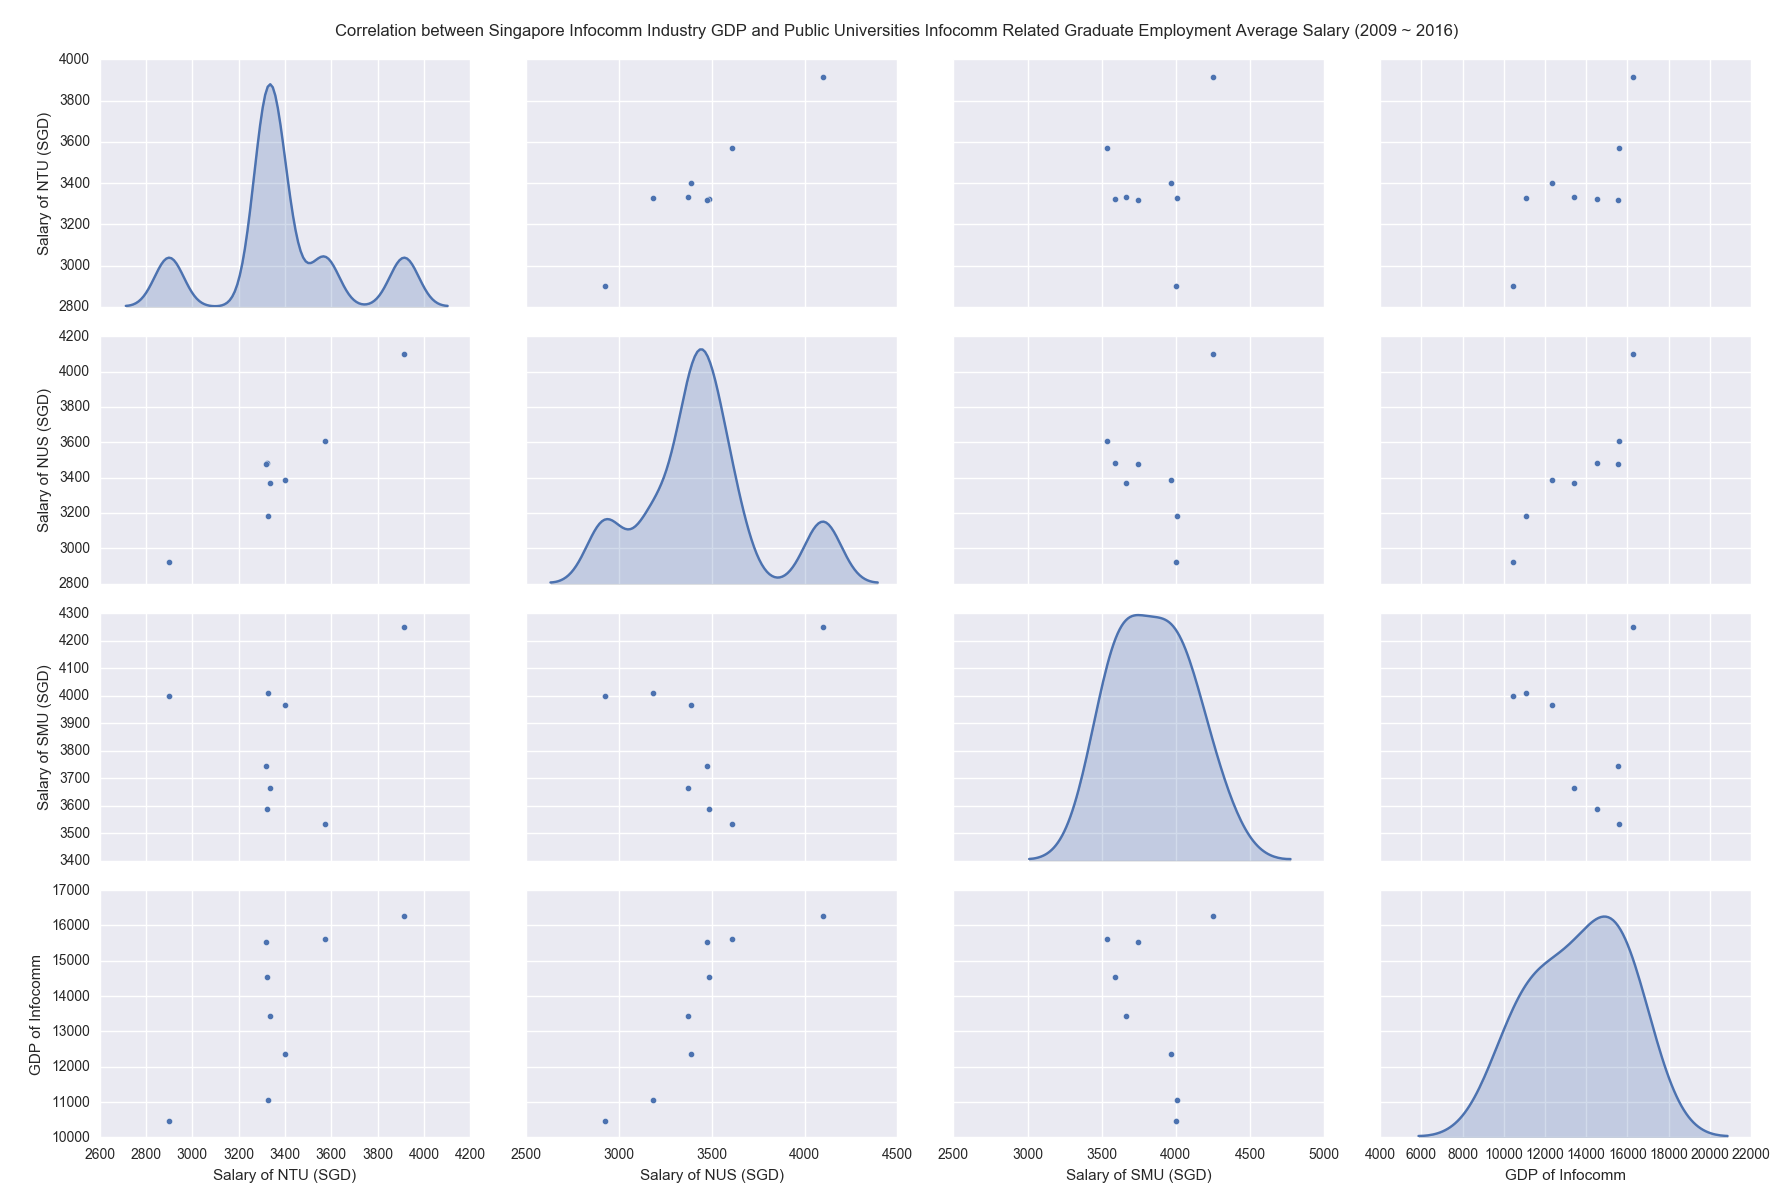

Recreate this plot in Python.
#!/usr/bin/python
# -*- coding:utf-8 -*-

# This assignment requires that you identify at least two publicly accessible datasets
# from the same region that are consistent across a meaningful dimension.
# You will state a research question that can be answered using these data sets and then create a visual
# using matplotlib that addresses your stated research question.
# You will then be asked to justify how your visual addresses your research question.
#
# As this assignment is for the whole course,
# you must incorporate and defend the principles discussed in the first week and align with Cairo’s
# principles of truth, beauty, function, and insight.

import pandas as pd
import matplotlib.pyplot as plt
import seaborn as sns

# 加载GDP数据
gdp = pd.read_csv('data/gdp/gross-domestic-product-at-current-market-prices-by-detailed-industry-quarterly.csv')
industries = gdp['level_3'].unique()
print ('\nindustries:')
print(industries)  # 所有行业

gdp['year'] = gdp['quarter'].apply(lambda x: x[:4])  # 获得单独的年
gdp['qtr'] = gdp['quarter'].apply(lambda x: x[5:7])  # 获得单独的季度
gdp = gdp[(gdp['year'] > '2008') & (gdp['year'] < '2017')]  # 只要2009~2016
gdp['year'] = gdp['year'].astype(int)  # 转化为数字类型
gdp = gdp[['level_3', 'year', 'qtr', 'value']]  # 只需要子集数据
gdp = gdp[gdp['level_3'] == 'Information & Communications']  # 获取信息行业
gdp = gdp.groupby(['year']).sum()  # 按年份求和
gdp = gdp.reset_index().sort_values(['year'])  # 使index重排
gdp = gdp.rename(columns={'value': 'GDP of Infocomm'})

print('\ngdp:')
print(gdp.head(10))


# 加载Salary数据
def preprocess_salary(salary):
    salary = salary[(salary['university'] != 'Singapore Institute of Technology')
                    & (salary['university'] != 'Singapore University of Technology and Design')]

    salary = salary[(salary['degree'].str.contains('Computing'))
                    | (salary['degree'].str.contains('Information'))
                    | (salary['degree'].str.contains('Computer'))]  # 获取信息行业相关专业

    salary = salary[salary['basic_monthly_mean'] != 'na']  # 移除空值
    salary['year'] = salary['year'].astype(int)  # 转化为数字类型
    salary['basic_monthly_mean'] = salary['basic_monthly_mean'].astype(int)  # 转化为数字类型

    salary = salary[['university', 'year', 'basic_monthly_mean']]  # 只需要子集数据
    salary = salary.groupby(['university', 'year'])['basic_monthly_mean'].mean()  # 求均值
    salary = salary.to_frame(name=None)  # 转化为dataframe
    salary = salary.reset_index()  # 使index重排
    return salary


salary_2013_2015 = pd.read_csv('data/salary/graduate-employment-survey-ntu-nus-sit-smu-sutd.csv')
salary_2013_2015 = preprocess_salary(salary_2013_2015)

salary_2009_2012_2016 = salary2 = pd.read_csv('data/salary_website/salary.txt', dtype=str, delimiter='|', header=0)
salary_2009_2012_2016 = preprocess_salary(salary_2009_2012_2016)
salary_2009_2016 = pd.concat([salary_2013_2015, salary_2009_2012_2016]).sort_values(['university', 'year'])  # 合并并排序
print('\nsalary_2009_2016:')
print(salary_2009_2016.head(10))

# 行列转换
salary_uni = []
university_shortnames = {'singapore_management_university': 'SMU',
                         'national_university_of_singapore': 'NUS',
                         'nanyang_technological_university': 'NTU'}
universities = salary_2009_2016['university'].unique()
for uni in universities:
    s = salary_2009_2016[salary_2009_2016['university'] == uni]
    s = s[['year', 'basic_monthly_mean']]
    s = s.rename(
        columns={'basic_monthly_mean': 'Salary of ' + university_shortnames[uni.lower().replace(' ', '_')] + ' (SGD)'})
    salary_uni.append(s)

salary = None
for su in salary_uni:
    if salary is None:
        salary = su
        continue
    salary = pd.merge(salary, su, left_on='year', right_on='year', how='left')
print('\nsalary:')
print(salary)

df = pd.merge(salary, gdp, left_on='year', right_on='year', how='left')
df = df.rename(columns={'year': 'Year'})
df = df.set_index('Year')
# df = df[['GDP of Infocomm', 'Salary of NUS', 'Salary of NTU', 'Salary of SMU']]
print('\ndf:')
print(df)

# 显示数据
# http://seaborn.pydata.org/generated/seaborn.pairplot.html
g = sns.pairplot(df, diag_kind='kde', size=3, diag_kws=dict(shade=True))
plt.subplots_adjust(top=0.95)
g.fig.suptitle(
    'Correlation between Singapore Infocomm Industry GDP and '
    'Public Universities Infocomm Related Graduate Employment Average Salary (2009 ~ 2016)')
plt.show()
